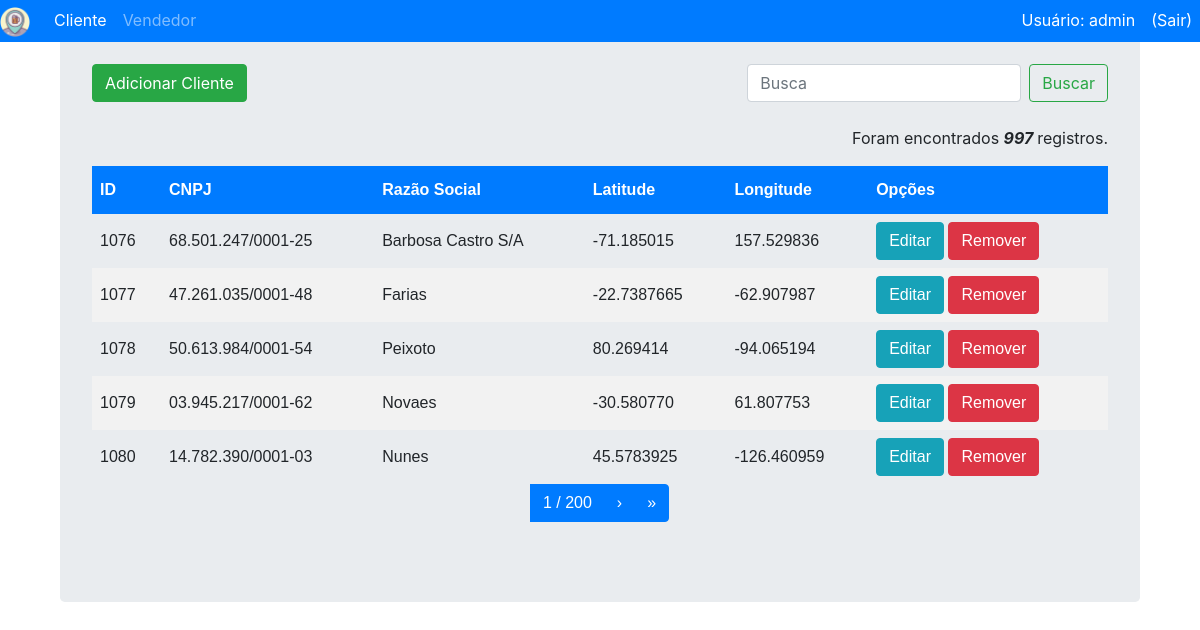
Page /cadastros/cliente/ (signed in) on the earlier database version.
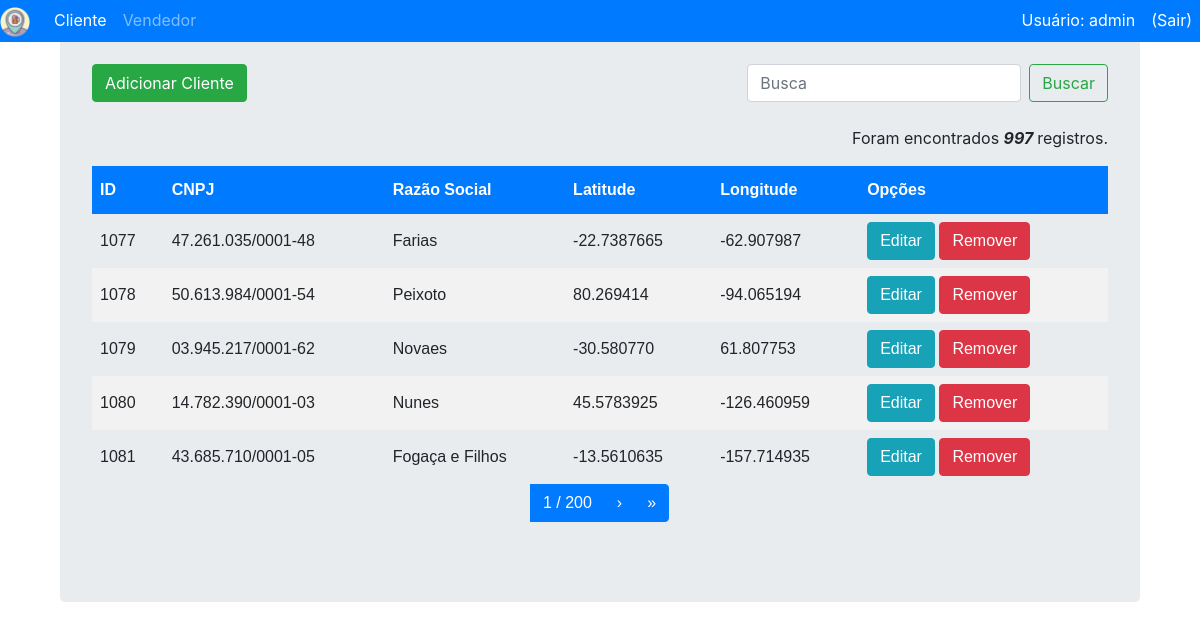
Same page on the later database version.
### cadastros/models.py (models this page shows)
class Cliente(models.Model):
    cnpj = models.CharField(max_length=18)
    razao_social = models.CharField(max_length=40)
    latitude = models.CharField(max_length=12)
    longitude = models.CharField(max_length=12)
    class Meta:
        db_table = 'Clientes'

### cadastros/views.py (the view)
# urls.py: path('cliente/', views.listaCliente, name='lista-cliente'),
@login_required
def listaCliente(request):
    lista = Cliente.objects.order_by('id')
    query = request.GET.get("q")
    if query:
        lista = lista.filter(
            Q(id__icontains=query) |
            Q(cnpj__icontains=query) |
            Q(razao_social__icontains=query)
            ).distinct()
    paginator = Paginator(lista, 5) # Mostra 5 contatos por página
    try:
        page = int(request.GET.get('page', '1'))
    except ValueError:
        page = 1
    try:
        lista = paginator.page(page)
    except (EmptyPage, InvalidPage):
        lista = paginator.page(paginator.num_pages)
    total = paginator.count
    return render(request, 'cadastros/lista_cliente.html', {"lista":lista, "total": total})

### templates/cadastros/lista_cliente.html
{% extends "cadastros/base.html" %}
{% block body_block %}
<div class="container">
  <div class="jumbotron">
      <div class="row">
           <div class="col-auto mr-auto">
               <a href="{% url 'cadastros:adicionar-cliente' %}">
                  <button type="button" class="btn btn-success">Adicionar Cliente</button><br><br>
               </a>
           </div>
           <div class="col-auto">
              <form action="{% url 'cadastros:lista-cliente'%}" class="form-inline my-2 my-lg-0" >
                <input class="form-control mr-sm-2" name="q" type="search" placeholder="Busca" aria-label="Search" value='{{request.GET.q}}'>
                <button class="btn btn-outline-success my-2 my-sm-0" type="submit">Buscar</button>
              </form>
          </div>
      </div>
      {% include "cadastros/total_registros.html" %}
      <div class="tabela">
      {% if lista %}
          <table>
            <thead>
              <th>ID</th>
              <th>CNPJ</th>
              <th>Razão Social</th>
              <th>Latitude</th>
              <th>Longitude</th>
              <th>Opções </th>
            </thead>
            {% for acc in lista %}
              <tr>
                <td>{{ acc.id }} </td>
                <td>{{ acc.cnpj }}</td>
                <td>{{ acc.razao_social }}</td>
                <td>{{ acc.latitude }}</td>
                <td>{{ acc.longitude  }}</td>
                <td>
                    <a href="{% url 'cadastros:editar-cliente' acc.id %}"> <button type="button" class="btn btn-info">Editar</button></a>
                    <a href="{% url 'cadastros:apagar-cliente' acc.id %}"> <button type="button" class="btn btn-danger">Remover</button></a>
                </td>
              </tr>
            {% endfor %}
        </table>
      {% endif %}
      {% include "cadastros/paginacao.html" %}
    </div>
  </div>
</div>
{% endblock %}

### templates/cadastros/base.html (shortened to what this page needs)
<!DOCTYPE html>
{% load static %}
<html>
  <head>
    <link rel='stylesheet' type="text/css" href="{% static 'cadastros/css/cadastros.css' %}">
    <link rel="stylesheet" href="https://stackpath.bootstrapcdn.com/bootstrap/4.1.3/css/bootstrap.min.css"
>
    <link href="https://maxcdn.bootstrapcdn.com/font-awesome/4.7.0/css/font-awesome.min.css" rel="stylesheet">
  </head>
  <body>
    {% with request.resolver_match.url_name as url_name %}
    <nav class="navbar-collapse justify-content-between navbar-expand-lg navbar-dark bg-primary fixed-top " >
      <div class="navbar-nav">
        <ul class="navbar-nav mr-auto">
          <li class="nav-item">
            <a class="navbar-brand" href="{% url 'index' %}"><img src="{% static 'cadastros/images/favicon.ico' %}" width="30" height="30" alt=""></a>
          </li>
        {% if user.is_authenticated %}
          <li class="nav-item {% if url_name == 'lista-cliente' %} active {% endif %}">
            <a class="nav-link" href="{% url 'cadastros:lista-cliente' %}"> Cliente </a>
          </li>
          <li class="nav-item {% if url_name == 'lista-vendedor' %} active {% endif %}">
            <a class="nav-link" href="{% url 'cadastros:lista-vendedor' %}"> Vendedor </a>
          </li>
        </ul>
        <ul class="navbar-nav">
          <li class="nav-item active">
            <a class="nav-link" > Usuário: {{ user.username }} </a>
          </li>
          <li class="nav-item active">
            <a class="nav-link" href="{% url 'logout' %}">(Sair)</a>
          </li>
        </ul>
        {% endif %}
      </div>
    </nav>
    {% endwith %}
    <div class="container">
    {% block body_block %}
    {% endblock %}
    </div>
  </body>
</html>

### templates/cadastros/total_registros.html
     {% if total == 0 %}
            <p class="text-right"> Não existem registros.</p>
     {% else %}
        {% if total == 1 %}
            <p class="text-right"> Foi encontrado <b><em> {{ total }} </em></b> registro. </p>
        {% else %}
            <p class="text-right"> Foram encontrados <b><em> {{ total }} </em></b> registros. </p>
        {% endif %}
     {% endif %}

### templates/cadastros/paginacao.html (shortened to what this page needs)
    <div class="pagination justify-content-center">
      <ul class="pagination">
        <li class="page-item disabled">
            <a class="step-links">
                {% if lista.paginator.num_pages != 1 %}
                    <li class="page-item active">
                        <a class="page-link">{{ lista.number }} / {{lista.paginator.num_pages }}</a>
                    </li>
                {% endif %}
                {% if lista.has_next %}
                    <li class="page-item active">
                        <a class="page-link"  href="?page={{ lista.next_page_number }}{% if request.GET.q %}&q={{request.GET.q}} {% endif %}"> &rsaquo; </a>
                    </li>
                    <li class="page-item active">
                        <a class="page-link"  href="?page={{ lista.paginator.num_pages }}{% if request.GET.q %}&q={{request.GET.q}} {% endif %}" > &raquo; </a>
                    </li>
                {% endif %}
            </li>
        </ul>
    </div>

### static/cadastros/css/cadastros.css (style rules this page uses)
table { font-family: "Trebuchet MS", Arial, Helvetica, sans-serif; border-collapse: collapse; width: 100%; }
th, td { padding: 8px; }
th { padding-top: 12px; padding-bottom: 12px; text-align: left; padding-top: 12px; padding-bottom: 12px; background-color: #007bff; color: white; }
tr:nth-child(even) { background-color: #f2f2f2; }
a:link { color: #495057; }
.page-link { color: #495057; font-family: "Trebuchet MS", Arial, Helvetica, sans-serif; }

Differences in the rows shown:
removed Cliente: id "1076", cnpj "68.501.247/0001-25", razao_social "Barbosa Castro S/A", latitude "-71.185015", longitude "157.529836"
now on this page (row unchanged): Cliente: id "1081", cnpj "43.685.710/0001-05", razao_social "Fogaça e Filhos", latitude "-13.5610635", longitude "-157.714935"
